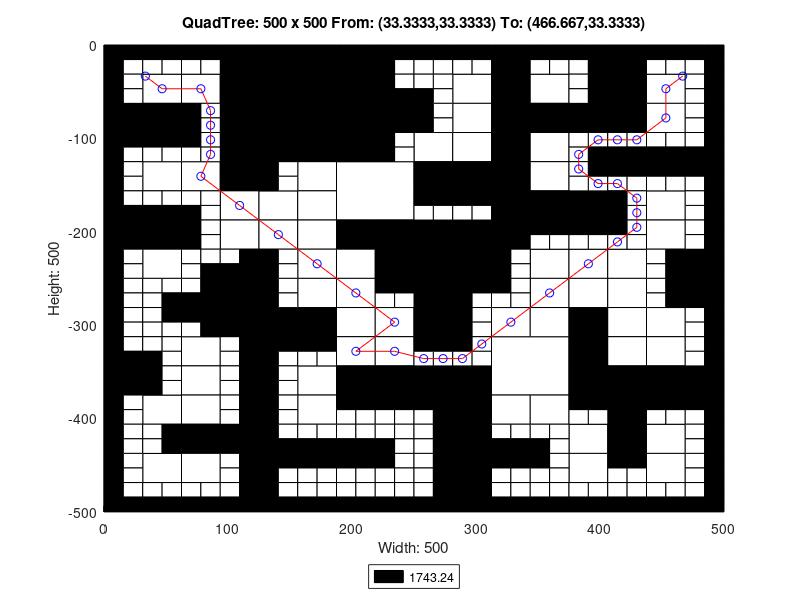

Source code (MATLAB):
axis([0 500 -500 0]);
title('QuadTree: 500 x 500 From: (33.3333,33.3333) To: (466.667,33.3333)');
xlabel('Width: 500');
ylabel('Height: 500');
rectangle('Position',[125 -62.5 62.5 62.5], 'FaceColor',[0 0 0]);
rectangle('Position',[125 -125 62.5 62.5], 'FaceColor',[0 0 0]);
rectangle('Position',[187.5 -187.5 62.5 62.5], 'FaceColor',[1 1 1]);
rectangle('Position',[250 -250 62.5 62.5], 'FaceColor',[0 0 0]);
rectangle('Position',[312.5 -375 62.5 62.5], 'FaceColor',[1 1 1]);
rectangle('Position',[31.25 -62.5 31.25 31.25], 'FaceColor',[1 1 1]);
rectangle('Position',[93.75 -31.25 31.25 31.25], 'FaceColor',[0 0 0]);
rectangle('Position',[62.5 -62.5 31.25 31.25], 'FaceColor',[1 1 1]);
rectangle('Position',[93.75 -62.5 31.25 31.25], 'FaceColor',[0 0 0]);
rectangle('Position',[0 -93.75 31.25 31.25], 'FaceColor',[0 0 0]);
rectangle('Position',[31.25 -93.75 31.25 31.25], 'FaceColor',[0 0 0]);
rectangle('Position',[93.75 -93.75 31.25 31.25], 'FaceColor',[0 0 0]);
rectangle('Position',[93.75 -125 31.25 31.25], 'FaceColor',[0 0 0]);
rectangle('Position',[187.5 -31.25 31.25 31.25], 'FaceColor',[0 0 0]);
rectangle('Position',[187.5 -62.5 31.25 31.25], 'FaceColor',[0 0 0]);
rectangle('Position',[187.5 -93.75 31.25 31.25], 'FaceColor',[0 0 0]);
rectangle('Position',[218.75 -93.75 31.25 31.25], 'FaceColor',[0 0 0]);
rectangle('Position',[187.5 -125 31.25 31.25], 'FaceColor',[0 0 0]);
rectangle('Position',[31.25 -156.25 31.25 31.25], 'FaceColor',[1 1 1]);
rectangle('Position',[62.5 -156.25 31.25 31.25], 'FaceColor',[1 1 1]);
rectangle('Position',[93.75 -156.25 31.25 31.25], 'FaceColor',[0 0 0]);
rectangle('Position',[93.75 -187.5 31.25 31.25], 'FaceColor',[1 1 1]);
rectangle('Position',[0 -218.75 31.25 31.25], 'FaceColor',[0 0 0]);
rectangle('Position',[31.25 -218.75 31.25 31.25], 'FaceColor',[0 0 0]);
rectangle('Position',[31.25 -250 31.25 31.25], 'FaceColor',[1 1 1]);
rectangle('Position',[93.75 -218.75 31.25 31.25], 'FaceColor',[1 1 1]);
rectangle('Position',[156.25 -156.25 31.25 31.25], 'FaceColor',[1 1 1]);
rectangle('Position',[125 -187.5 31.25 31.25], 'FaceColor',[1 1 1]);
rectangle('Position',[156.25 -187.5 31.25 31.25], 'FaceColor',[1 1 1]);
rectangle('Position',[125 -218.75 31.25 31.25], 'FaceColor',[1 1 1]);
rectangle('Position',[156.25 -218.75 31.25 31.25], 'FaceColor',[1 1 1]);
rectangle('Position',[156.25 -250 31.25 31.25], 'FaceColor',[1 1 1]);
rectangle('Position',[187.5 -218.75 31.25 31.25], 'FaceColor',[0 0 0]);
rectangle('Position',[218.75 -218.75 31.25 31.25], 'FaceColor',[0 0 0]);
rectangle('Position',[187.5 -250 31.25 31.25], 'FaceColor',[1 1 1]);
rectangle('Position',[218.75 -250 31.25 31.25], 'FaceColor',[0 0 0]);
rectangle('Position',[281.25 -62.5 31.25 31.25], 'FaceColor',[1 1 1]);
rectangle('Position',[312.5 -31.25 31.25 31.25], 'FaceColor',[0 0 0]);
rectangle('Position',[312.5 -62.5 31.25 31.25], 'FaceColor',[0 0 0]);
rectangle('Position',[343.75 -62.5 31.25 31.25], 'FaceColor',[1 1 1]);
rectangle('Position',[281.25 -93.75 31.25 31.25], 'FaceColor',[1 1 1]);
rectangle('Position',[250 -125 31.25 31.25], 'FaceColor',[1 1 1]);
rectangle('Position',[281.25 -125 31.25 31.25], 'FaceColor',[1 1 1]);
rectangle('Position',[312.5 -93.75 31.25 31.25], 'FaceColor',[0 0 0]);
rectangle('Position',[343.75 -93.75 31.25 31.25], 'FaceColor',[0 0 0]);
rectangle('Position',[312.5 -125 31.25 31.25], 'FaceColor',[0 0 0]);
rectangle('Position',[343.75 -125 31.25 31.25], 'FaceColor',[1 1 1]);
rectangle('Position',[406.25 -31.25 31.25 31.25], 'FaceColor',[0 0 0]);
rectangle('Position',[406.25 -62.5 31.25 31.25], 'FaceColor',[0 0 0]);
rectangle('Position',[437.5 -62.5 31.25 31.25], 'FaceColor',[1 1 1]);
rectangle('Position',[375 -93.75 31.25 31.25], 'FaceColor',[0 0 0]);
rectangle('Position',[406.25 -93.75 31.25 31.25], 'FaceColor',[0 0 0]);
rectangle('Position',[437.5 -93.75 31.25 31.25], 'FaceColor',[1 1 1]);
rectangle('Position',[250 -156.25 31.25 31.25], 'FaceColor',[0 0 0]);
rectangle('Position',[281.25 -156.25 31.25 31.25], 'FaceColor',[0 0 0]);
rectangle('Position',[312.5 -156.25 31.25 31.25], 'FaceColor',[0 0 0]);
rectangle('Position',[343.75 -156.25 31.25 31.25], 'FaceColor',[1 1 1]);
rectangle('Position',[312.5 -187.5 31.25 31.25], 'FaceColor',[0 0 0]);
rectangle('Position',[343.75 -187.5 31.25 31.25], 'FaceColor',[0 0 0]);
rectangle('Position',[312.5 -218.75 31.25 31.25], 'FaceColor',[0 0 0]);
rectangle('Position',[343.75 -250 31.25 31.25], 'FaceColor',[1 1 1]);
rectangle('Position',[375 -187.5 31.25 31.25], 'FaceColor',[0 0 0]);
rectangle('Position',[437.5 -187.5 31.25 31.25], 'FaceColor',[1 1 1]);
rectangle('Position',[375 -250 31.25 31.25], 'FaceColor',[1 1 1]);
rectangle('Position',[406.25 -250 31.25 31.25], 'FaceColor',[1 1 1]);
rectangle('Position',[437.5 -218.75 31.25 31.25], 'FaceColor',[1 1 1]);
rectangle('Position',[468.75 -250 31.25 31.25], 'FaceColor',[0 0 0]);
rectangle('Position',[93.75 -281.25 31.25 31.25], 'FaceColor',[0 0 0]);
rectangle('Position',[93.75 -312.5 31.25 31.25], 'FaceColor',[0 0 0]);
rectangle('Position',[0 -375 31.25 31.25], 'FaceColor',[0 0 0]);
rectangle('Position',[62.5 -343.75 31.25 31.25], 'FaceColor',[1 1 1]);
rectangle('Position',[62.5 -375 31.25 31.25], 'FaceColor',[1 1 1]);
rectangle('Position',[156.25 -281.25 31.25 31.25], 'FaceColor',[1 1 1]);
rectangle('Position',[125 -312.5 31.25 31.25], 'FaceColor',[0 0 0]);
rectangle('Position',[156.25 -312.5 31.25 31.25], 'FaceColor',[0 0 0]);
rectangle('Position',[187.5 -281.25 31.25 31.25], 'FaceColor',[1 1 1]);
rectangle('Position',[187.5 -312.5 31.25 31.25], 'FaceColor',[1 1 1]);
rectangle('Position',[218.75 -312.5 31.25 31.25], 'FaceColor',[1 1 1]);
rectangle('Position',[156.25 -375 31.25 31.25], 'FaceColor',[1 1 1]);
rectangle('Position',[187.5 -343.75 31.25 31.25], 'FaceColor',[1 1 1]);
rectangle('Position',[218.75 -343.75 31.25 31.25], 'FaceColor',[1 1 1]);
rectangle('Position',[187.5 -375 31.25 31.25], 'FaceColor',[0 0 0]);
rectangle('Position',[218.75 -375 31.25 31.25], 'FaceColor',[0 0 0]);
rectangle('Position',[31.25 -406.25 31.25 31.25], 'FaceColor',[1 1 1]);
rectangle('Position',[62.5 -406.25 31.25 31.25], 'FaceColor',[1 1 1]);
rectangle('Position',[62.5 -437.5 31.25 31.25], 'FaceColor',[0 0 0]);
rectangle('Position',[93.75 -437.5 31.25 31.25], 'FaceColor',[0 0 0]);
rectangle('Position',[31.25 -468.75 31.25 31.25], 'FaceColor',[1 1 1]);
rectangle('Position',[62.5 -468.75 31.25 31.25], 'FaceColor',[1 1 1]);
rectangle('Position',[156.25 -406.25 31.25 31.25], 'FaceColor',[1 1 1]);
rectangle('Position',[250 -281.25 31.25 31.25], 'FaceColor',[0 0 0]);
rectangle('Position',[250 -312.5 31.25 31.25], 'FaceColor',[0 0 0]);
rectangle('Position',[343.75 -281.25 31.25 31.25], 'FaceColor',[1 1 1]);
rectangle('Position',[312.5 -312.5 31.25 31.25], 'FaceColor',[1 1 1]);
rectangle('Position',[343.75 -312.5 31.25 31.25], 'FaceColor',[1 1 1]);
rectangle('Position',[250 -375 31.25 31.25], 'FaceColor',[0 0 0]);
rectangle('Position',[281.25 -375 31.25 31.25], 'FaceColor',[0 0 0]);
rectangle('Position',[375 -281.25 31.25 31.25], 'FaceColor',[1 1 1]);
rectangle('Position',[406.25 -281.25 31.25 31.25], 'FaceColor',[1 1 1]);
rectangle('Position',[375 -312.5 31.25 31.25], 'FaceColor',[0 0 0]);
rectangle('Position',[406.25 -312.5 31.25 31.25], 'FaceColor',[1 1 1]);
rectangle('Position',[468.75 -281.25 31.25 31.25], 'FaceColor',[0 0 0]);
rectangle('Position',[437.5 -312.5 31.25 31.25], 'FaceColor',[1 1 1]);
rectangle('Position',[375 -343.75 31.25 31.25], 'FaceColor',[0 0 0]);
rectangle('Position',[406.25 -343.75 31.25 31.25], 'FaceColor',[1 1 1]);
rectangle('Position',[375 -375 31.25 31.25], 'FaceColor',[0 0 0]);
rectangle('Position',[406.25 -375 31.25 31.25], 'FaceColor',[0 0 0]);
rectangle('Position',[437.5 -343.75 31.25 31.25], 'FaceColor',[1 1 1]);
rectangle('Position',[437.5 -375 31.25 31.25], 'FaceColor',[0 0 0]);
rectangle('Position',[468.75 -375 31.25 31.25], 'FaceColor',[0 0 0]);
rectangle('Position',[281.25 -406.25 31.25 31.25], 'FaceColor',[0 0 0]);
rectangle('Position',[281.25 -437.5 31.25 31.25], 'FaceColor',[0 0 0]);
rectangle('Position',[312.5 -406.25 31.25 31.25], 'FaceColor',[1 1 1]);
rectangle('Position',[343.75 -406.25 31.25 31.25], 'FaceColor',[1 1 1]);
rectangle('Position',[281.25 -468.75 31.25 31.25], 'FaceColor',[0 0 0]);
rectangle('Position',[281.25 -500 31.25 31.25], 'FaceColor',[0 0 0]);
rectangle('Position',[406.25 -406.25 31.25 31.25], 'FaceColor',[0 0 0]);
rectangle('Position',[375 -437.5 31.25 31.25], 'FaceColor',[1 1 1]);
rectangle('Position',[406.25 -437.5 31.25 31.25], 'FaceColor',[0 0 0]);
rectangle('Position',[437.5 -437.5 31.25 31.25], 'FaceColor',[1 1 1]);
rectangle('Position',[375 -468.75 31.25 31.25], 'FaceColor',[1 1 1]);
rectangle('Position',[437.5 -468.75 31.25 31.25], 'FaceColor',[1 1 1]);
rectangle('Position',[0 -15.625 15.625 15.625], 'FaceColor',[0 0 0]);
rectangle('Position',[15.625 -15.625 15.625 15.625], 'FaceColor',[0 0 0]);
rectangle('Position',[0 -31.25 15.625 15.625], 'FaceColor',[0 0 0]);
rectangle('Position',[15.625 -31.25 15.625 15.625], 'FaceColor',[1 1 1]);
rectangle('Position',[31.25 -15.625 15.625 15.625], 'FaceColor',[0 0 0]);
rectangle('Position',[46.875 -15.625 15.625 15.625], 'FaceColor',[0 0 0]);
rectangle('Position',[31.25 -31.25 15.625 15.625], 'FaceColor',[1 1 1]);
rectangle('Position',[46.875 -31.25 15.625 15.625], 'FaceColor',[1 1 1]);
rectangle('Position',[0 -46.875 15.625 15.625], 'FaceColor',[0 0 0]);
rectangle('Position',[15.625 -46.875 15.625 15.625], 'FaceColor',[1 1 1]);
rectangle('Position',[0 -62.5 15.625 15.625], 'FaceColor',[0 0 0]);
rectangle('Position',[15.625 -62.5 15.625 15.625], 'FaceColor',[1 1 1]);
rectangle('Position',[62.5 -15.625 15.625 15.625], 'FaceColor',[0 0 0]);
rectangle('Position',[78.125 -15.625 15.625 15.625], 'FaceColor',[0 0 0]);
rectangle('Position',[62.5 -31.25 15.625 15.625], 'FaceColor',[1 1 1]);
rectangle('Position',[78.125 -31.25 15.625 15.625], 'FaceColor',[1 1 1]);
rectangle('Position',[0 -109.375 15.625 15.625], 'FaceColor',[0 0 0]);
rectangle('Position',[15.625 -109.375 15.625 15.625], 'FaceColor',[0 0 0]);
rectangle('Position',[0 -125 15.625 15.625], 'FaceColor',[0 0 0]);
rectangle('Position',[15.625 -125 15.625 15.625], 'FaceColor',[1 1 1]);
rectangle('Position',[31.25 -109.375 15.625 15.625], 'FaceColor',[0 0 0]);
rectangle('Position',[46.875 -109.375 15.625 15.625], 'FaceColor',[0 0 0]);
rectangle('Position',[31.25 -125 15.625 15.625], 'FaceColor',[1 1 1]);
rectangle('Position',[46.875 -125 15.625 15.625], 'FaceColor',[1 1 1]);
rectangle('Position',[62.5 -78.125 15.625 15.625], 'FaceColor',[0 0 0]);
rectangle('Position',[78.125 -78.125 15.625 15.625], 'FaceColor',[1 1 1]);
rectangle('Position',[62.5 -93.75 15.625 15.625], 'FaceColor',[0 0 0]);
rectangle('Position',[78.125 -93.75 15.625 15.625], 'FaceColor',[1 1 1]);
rectangle('Position',[62.5 -109.375 15.625 15.625], 'FaceColor',[0 0 0]);
rectangle('Position',[78.125 -109.375 15.625 15.625], 'FaceColor',[1 1 1]);
rectangle('Position',[62.5 -125 15.625 15.625], 'FaceColor',[1 1 1]);
rectangle('Position',[78.125 -125 15.625 15.625], 'FaceColor',[1 1 1]);
rectangle('Position',[218.75 -15.625 15.625 15.625], 'FaceColor',[0 0 0]);
rectangle('Position',[234.375 -15.625 15.625 15.625], 'FaceColor',[0 0 0]);
rectangle('Position',[218.75 -31.25 15.625 15.625], 'FaceColor',[0 0 0]);
rectangle('Position',[234.375 -31.25 15.625 15.625], 'FaceColor',[1 1 1]);
rectangle('Position',[218.75 -46.875 15.625 15.625], 'FaceColor',[0 0 0]);
rectangle('Position',[234.375 -46.875 15.625 15.625], 'FaceColor',[1 1 1]);
rectangle('Position',[218.75 -62.5 15.625 15.625], 'FaceColor',[0 0 0]);
rectangle('Position',[234.375 -62.5 15.625 15.625], 'FaceColor',[0 0 0]);
rectangle('Position',[218.75 -109.375 15.625 15.625], 'FaceColor',[0 0 0]);
rectangle('Position',[234.375 -109.375 15.625 15.625], 'FaceColor',[1 1 1]);
rectangle('Position',[218.75 -125 15.625 15.625], 'FaceColor',[0 0 0]);
rectangle('Position',[234.375 -125 15.625 15.625], 'FaceColor',[1 1 1]);
rectangle('Position',[0 -140.625 15.625 15.625], 'FaceColor',[0 0 0]);
rectangle('Position',[15.625 -140.625 15.625 15.625], 'FaceColor',[1 1 1]);
rectangle('Position',[0 -156.25 15.625 15.625], 'FaceColor',[0 0 0]);
rectangle('Position',[15.625 -156.25 15.625 15.625], 'FaceColor',[1 1 1]);
rectangle('Position',[0 -171.875 15.625 15.625], 'FaceColor',[0 0 0]);
rectangle('Position',[15.625 -171.875 15.625 15.625], 'FaceColor',[1 1 1]);
rectangle('Position',[0 -187.5 15.625 15.625], 'FaceColor',[0 0 0]);
rectangle('Position',[15.625 -187.5 15.625 15.625], 'FaceColor',[0 0 0]);
rectangle('Position',[31.25 -171.875 15.625 15.625], 'FaceColor',[1 1 1]);
rectangle('Position',[46.875 -171.875 15.625 15.625], 'FaceColor',[1 1 1]);
rectangle('Position',[31.25 -187.5 15.625 15.625], 'FaceColor',[0 0 0]);
rectangle('Position',[46.875 -187.5 15.625 15.625], 'FaceColor',[0 0 0]);
rectangle('Position',[62.5 -171.875 15.625 15.625], 'FaceColor',[1 1 1]);
rectangle('Position',[78.125 -171.875 15.625 15.625], 'FaceColor',[1 1 1]);
rectangle('Position',[62.5 -187.5 15.625 15.625], 'FaceColor',[0 0 0]);
rectangle('Position',[78.125 -187.5 15.625 15.625], 'FaceColor',[1 1 1]);
rectangle('Position',[0 -234.375 15.625 15.625], 'FaceColor',[0 0 0]);
rectangle('Position',[15.625 -234.375 15.625 15.625], 'FaceColor',[1 1 1]);
rectangle('Position',[0 -250 15.625 15.625], 'FaceColor',[0 0 0]);
rectangle('Position',[15.625 -250 15.625 15.625], 'FaceColor',[1 1 1]);
rectangle('Position',[62.5 -203.125 15.625 15.625], 'FaceColor',[0 0 0]);
rectangle('Position',[78.125 -203.125 15.625 15.625], 'FaceColor',[1 1 1]);
rectangle('Position',[62.5 -218.75 15.625 15.625], 'FaceColor',[0 0 0]);
rectangle('Position',[78.125 -218.75 15.625 15.625], 'FaceColor',[1 1 1]);
rectangle('Position',[62.5 -234.375 15.625 15.625], 'FaceColor',[1 1 1]);
rectangle('Position',[78.125 -234.375 15.625 15.625], 'FaceColor',[1 1 1]);
rectangle('Position',[62.5 -250 15.625 15.625], 'FaceColor',[1 1 1]);
rectangle('Position',[78.125 -250 15.625 15.625], 'FaceColor',[0 0 0]);
rectangle('Position',[93.75 -234.375 15.625 15.625], 'FaceColor',[1 1 1]);
rectangle('Position',[109.375 -234.375 15.625 15.625], 'FaceColor',[0 0 0]);
rectangle('Position',[93.75 -250 15.625 15.625], 'FaceColor',[0 0 0]);
rectangle('Position',[109.375 -250 15.625 15.625], 'FaceColor',[0 0 0]);
rectangle('Position',[125 -140.625 15.625 15.625], 'FaceColor',[0 0 0]);
rectangle('Position',[140.625 -140.625 15.625 15.625], 'FaceColor',[1 1 1]);
rectangle('Position',[125 -156.25 15.625 15.625], 'FaceColor',[0 0 0]);
rectangle('Position',[140.625 -156.25 15.625 15.625], 'FaceColor',[1 1 1]);
rectangle('Position',[125 -234.375 15.625 15.625], 'FaceColor',[0 0 0]);
rectangle('Position',[140.625 -234.375 15.625 15.625], 'FaceColor',[1 1 1]);
rectangle('Position',[125 -250 15.625 15.625], 'FaceColor',[0 0 0]);
rectangle('Position',[140.625 -250 15.625 15.625], 'FaceColor',[1 1 1]);
rectangle('Position',[250 -15.625 15.625 15.625], 'FaceColor',[0 0 0]);
rectangle('Position',[265.625 -15.625 15.625 15.625], 'FaceColor',[0 0 0]);
rectangle('Position',[250 -31.25 15.625 15.625], 'FaceColor',[1 1 1]);
rectangle('Position',[265.625 -31.25 15.625 15.625], 'FaceColor',[1 1 1]);
rectangle('Position',[281.25 -15.625 15.625 15.625], 'FaceColor',[0 0 0]);
rectangle('Position',[296.875 -15.625 15.625 15.625], 'FaceColor',[0 0 0]);
rectangle('Position',[281.25 -31.25 15.625 15.625], 'FaceColor',[1 1 1]);
rectangle('Position',[296.875 -31.25 15.625 15.625], 'FaceColor',[1 1 1]);
rectangle('Position',[250 -46.875 15.625 15.625], 'FaceColor',[1 1 1]);
rectangle('Position',[265.625 -46.875 15.625 15.625], 'FaceColor',[1 1 1]);
rectangle('Position',[250 -62.5 15.625 15.625], 'FaceColor',[0 0 0]);
rectangle('Position',[265.625 -62.5 15.625 15.625], 'FaceColor',[1 1 1]);
rectangle('Position',[343.75 -15.625 15.625 15.625], 'FaceColor',[0 0 0]);
rectangle('Position',[359.375 -15.625 15.625 15.625], 'FaceColor',[0 0 0]);
rectangle('Position',[343.75 -31.25 15.625 15.625], 'FaceColor',[1 1 1]);
rectangle('Position',[359.375 -31.25 15.625 15.625], 'FaceColor',[1 1 1]);
rectangle('Position',[250 -78.125 15.625 15.625], 'FaceColor',[0 0 0]);
rectangle('Position',[265.625 -78.125 15.625 15.625], 'FaceColor',[1 1 1]);
rectangle('Position',[250 -93.75 15.625 15.625], 'FaceColor',[0 0 0]);
rectangle('Position',[265.625 -93.75 15.625 15.625], 'FaceColor',[1 1 1]);
rectangle('Position',[375 -15.625 15.625 15.625], 'FaceColor',[0 0 0]);
rectangle('Position',[390.625 -15.625 15.625 15.625], 'FaceColor',[0 0 0]);
rectangle('Position',[375 -31.25 15.625 15.625], 'FaceColor',[1 1 1]);
rectangle('Position',[390.625 -31.25 15.625 15.625], 'FaceColor',[0 0 0]);
rectangle('Position',[375 -46.875 15.625 15.625], 'FaceColor',[1 1 1]);
rectangle('Position',[390.625 -46.875 15.625 15.625], 'FaceColor',[0 0 0]);
rectangle('Position',[375 -62.5 15.625 15.625], 'FaceColor',[1 1 1]);
rectangle('Position',[390.625 -62.5 15.625 15.625], 'FaceColor',[0 0 0]);
rectangle('Position',[437.5 -15.625 15.625 15.625], 'FaceColor',[0 0 0]);
rectangle('Position',[453.125 -15.625 15.625 15.625], 'FaceColor',[0 0 0]);
rectangle('Position',[437.5 -31.25 15.625 15.625], 'FaceColor',[1 1 1]);
rectangle('Position',[453.125 -31.25 15.625 15.625], 'FaceColor',[1 1 1]);
rectangle('Position',[468.75 -15.625 15.625 15.625], 'FaceColor',[0 0 0]);
rectangle('Position',[484.375 -15.625 15.625 15.625], 'FaceColor',[0 0 0]);
rectangle('Position',[468.75 -31.25 15.625 15.625], 'FaceColor',[1 1 1]);
rectangle('Position',[484.375 -31.25 15.625 15.625], 'FaceColor',[0 0 0]);
rectangle('Position',[468.75 -46.875 15.625 15.625], 'FaceColor',[1 1 1]);
rectangle('Position',[484.375 -46.875 15.625 15.625], 'FaceColor',[0 0 0]);
rectangle('Position',[468.75 -62.5 15.625 15.625], 'FaceColor',[1 1 1]);
rectangle('Position',[484.375 -62.5 15.625 15.625], 'FaceColor',[0 0 0]);
rectangle('Position',[375 -109.375 15.625 15.625], 'FaceColor',[1 1 1]);
rectangle('Position',[390.625 -109.375 15.625 15.625], 'FaceColor',[1 1 1]);
rectangle('Position',[375 -125 15.625 15.625], 'FaceColor',[1 1 1]);
rectangle('Position',[390.625 -125 15.625 15.625], 'FaceColor',[0 0 0]);
rectangle('Position',[406.25 -109.375 15.625 15.625], 'FaceColor',[1 1 1]);
rectangle('Position',[421.875 -109.375 15.625 15.625], 'FaceColor',[1 1 1]);
rectangle('Position',[406.25 -125 15.625 15.625], 'FaceColor',[0 0 0]);
rectangle('Position',[421.875 -125 15.625 15.625], 'FaceColor',[0 0 0]);
rectangle('Position',[468.75 -78.125 15.625 15.625], 'FaceColor',[1 1 1]);
rectangle('Position',[484.375 -78.125 15.625 15.625], 'FaceColor',[0 0 0]);
rectangle('Position',[468.75 -93.75 15.625 15.625], 'FaceColor',[1 1 1]);
rectangle('Position',[484.375 -93.75 15.625 15.625], 'FaceColor',[0 0 0]);
rectangle('Position',[437.5 -109.375 15.625 15.625], 'FaceColor',[1 1 1]);
rectangle('Position',[453.125 -109.375 15.625 15.625], 'FaceColor',[1 1 1]);
rectangle('Position',[437.5 -125 15.625 15.625], 'FaceColor',[0 0 0]);
rectangle('Position',[453.125 -125 15.625 15.625], 'FaceColor',[0 0 0]);
rectangle('Position',[468.75 -109.375 15.625 15.625], 'FaceColor',[1 1 1]);
rectangle('Position',[484.375 -109.375 15.625 15.625], 'FaceColor',[0 0 0]);
rectangle('Position',[468.75 -125 15.625 15.625], 'FaceColor',[0 0 0]);
rectangle('Position',[484.375 -125 15.625 15.625], 'FaceColor',[0 0 0]);
rectangle('Position',[250 -171.875 15.625 15.625], 'FaceColor',[0 0 0]);
rectangle('Position',[265.625 -171.875 15.625 15.625], 'FaceColor',[0 0 0]);
rectangle('Position',[250 -187.5 15.625 15.625], 'FaceColor',[1 1 1]);
rectangle('Position',[265.625 -187.5 15.625 15.625], 'FaceColor',[1 1 1]);
rectangle('Position',[281.25 -171.875 15.625 15.625], 'FaceColor',[0 0 0]);
rectangle('Position',[296.875 -171.875 15.625 15.625], 'FaceColor',[0 0 0]);
rectangle('Position',[281.25 -187.5 15.625 15.625], 'FaceColor',[1 1 1]);
rectangle('Position',[296.875 -187.5 15.625 15.625], 'FaceColor',[1 1 1]);
rectangle('Position',[343.75 -203.125 15.625 15.625], 'FaceColor',[0 0 0]);
rectangle('Position',[359.375 -203.125 15.625 15.625], 'FaceColor',[0 0 0]);
rectangle('Position',[343.75 -218.75 15.625 15.625], 'FaceColor',[1 1 1]);
rectangle('Position',[359.375 -218.75 15.625 15.625], 'FaceColor',[1 1 1]);
rectangle('Position',[312.5 -234.375 15.625 15.625], 'FaceColor',[0 0 0]);
rectangle('Position',[328.125 -234.375 15.625 15.625], 'FaceColor',[1 1 1]);
rectangle('Position',[312.5 -250 15.625 15.625], 'FaceColor',[0 0 0]);
rectangle('Position',[328.125 -250 15.625 15.625], 'FaceColor',[1 1 1]);
rectangle('Position',[375 -140.625 15.625 15.625], 'FaceColor',[1 1 1]);
rectangle('Position',[390.625 -140.625 15.625 15.625], 'FaceColor',[0 0 0]);
rectangle('Position',[375 -156.25 15.625 15.625], 'FaceColor',[1 1 1]);
rectangle('Position',[390.625 -156.25 15.625 15.625], 'FaceColor',[1 1 1]);
rectangle('Position',[406.25 -140.625 15.625 15.625], 'FaceColor',[0 0 0]);
rectangle('Position',[421.875 -140.625 15.625 15.625], 'FaceColor',[0 0 0]);
rectangle('Position',[406.25 -156.25 15.625 15.625], 'FaceColor',[1 1 1]);
rectangle('Position',[421.875 -156.25 15.625 15.625], 'FaceColor',[1 1 1]);
rectangle('Position',[406.25 -171.875 15.625 15.625], 'FaceColor',[0 0 0]);
rectangle('Position',[421.875 -171.875 15.625 15.625], 'FaceColor',[1 1 1]);
rectangle('Position',[406.25 -187.5 15.625 15.625], 'FaceColor',[0 0 0]);
rectangle('Position',[421.875 -187.5 15.625 15.625], 'FaceColor',[1 1 1]);
rectangle('Position',[437.5 -140.625 15.625 15.625], 'FaceColor',[0 0 0]);
rectangle('Position',[453.125 -140.625 15.625 15.625], 'FaceColor',[0 0 0]);
rectangle('Position',[437.5 -156.25 15.625 15.625], 'FaceColor',[1 1 1]);
rectangle('Position',[453.125 -156.25 15.625 15.625], 'FaceColor',[1 1 1]);
rectangle('Position',[468.75 -140.625 15.625 15.625], 'FaceColor',[0 0 0]);
rectangle('Position',[484.375 -140.625 15.625 15.625], 'FaceColor',[0 0 0]);
rectangle('Position',[468.75 -156.25 15.625 15.625], 'FaceColor',[1 1 1]);
rectangle('Position',[484.375 -156.25 15.625 15.625], 'FaceColor',[0 0 0]);
rectangle('Position',[468.75 -171.875 15.625 15.625], 'FaceColor',[1 1 1]);
rectangle('Position',[484.375 -171.875 15.625 15.625], 'FaceColor',[0 0 0]);
rectangle('Position',[468.75 -187.5 15.625 15.625], 'FaceColor',[1 1 1]);
rectangle('Position',[484.375 -187.5 15.625 15.625], 'FaceColor',[0 0 0]);
rectangle('Position',[375 -203.125 15.625 15.625], 'FaceColor',[0 0 0]);
rectangle('Position',[390.625 -203.125 15.625 15.625], 'FaceColor',[0 0 0]);
rectangle('Position',[375 -218.75 15.625 15.625], 'FaceColor',[1 1 1]);
rectangle('Position',[390.625 -218.75 15.625 15.625], 'FaceColor',[1 1 1]);
rectangle('Position',[406.25 -203.125 15.625 15.625], 'FaceColor',[0 0 0]);
rectangle('Position',[421.875 -203.125 15.625 15.625], 'FaceColor',[1 1 1]);
rectangle('Position',[406.25 -218.75 15.625 15.625], 'FaceColor',[1 1 1]);
rectangle('Position',[421.875 -218.75 15.625 15.625], 'FaceColor',[1 1 1]);
rectangle('Position',[468.75 -203.125 15.625 15.625], 'FaceColor',[1 1 1]);
rectangle('Position',[484.375 -203.125 15.625 15.625], 'FaceColor',[0 0 0]);
rectangle('Position',[468.75 -218.75 15.625 15.625], 'FaceColor',[1 1 1]);
rectangle('Position',[484.375 -218.75 15.625 15.625], 'FaceColor',[0 0 0]);
rectangle('Position',[437.5 -234.375 15.625 15.625], 'FaceColor',[1 1 1]);
rectangle('Position',[453.125 -234.375 15.625 15.625], 'FaceColor',[0 0 0]);
rectangle('Position',[437.5 -250 15.625 15.625], 'FaceColor',[1 1 1]);
rectangle('Position',[453.125 -250 15.625 15.625], 'FaceColor',[0 0 0]);
rectangle('Position',[0 -265.625 15.625 15.625], 'FaceColor',[0 0 0]);
rectangle('Position',[15.625 -265.625 15.625 15.625], 'FaceColor',[1 1 1]);
rectangle('Position',[0 -281.25 15.625 15.625], 'FaceColor',[0 0 0]);
rectangle('Position',[15.625 -281.25 15.625 15.625], 'FaceColor',[1 1 1]);
rectangle('Position',[31.25 -265.625 15.625 15.625], 'FaceColor',[1 1 1]);
rectangle('Position',[46.875 -265.625 15.625 15.625], 'FaceColor',[1 1 1]);
rectangle('Position',[31.25 -281.25 15.625 15.625], 'FaceColor',[1 1 1]);
rectangle('Position',[46.875 -281.25 15.625 15.625], 'FaceColor',[0 0 0]);
rectangle('Position',[0 -296.875 15.625 15.625], 'FaceColor',[0 0 0]);
rectangle('Position',[15.625 -296.875 15.625 15.625], 'FaceColor',[1 1 1]);
rectangle('Position',[0 -312.5 15.625 15.625], 'FaceColor',[0 0 0]);
rectangle('Position',[15.625 -312.5 15.625 15.625], 'FaceColor',[1 1 1]);
rectangle('Position',[31.25 -296.875 15.625 15.625], 'FaceColor',[1 1 1]);
rectangle('Position',[46.875 -296.875 15.625 15.625], 'FaceColor',[0 0 0]);
rectangle('Position',[31.25 -312.5 15.625 15.625], 'FaceColor',[1 1 1]);
rectangle('Position',[46.875 -312.5 15.625 15.625], 'FaceColor',[1 1 1]);
rectangle('Position',[62.5 -265.625 15.625 15.625], 'FaceColor',[1 1 1]);
rectangle('Position',[78.125 -265.625 15.625 15.625], 'FaceColor',[0 0 0]);
rectangle('Position',[62.5 -281.25 15.625 15.625], 'FaceColor',[0 0 0]);
rectangle('Position',[78.125 -281.25 15.625 15.625], 'FaceColor',[0 0 0]);
rectangle('Position',[62.5 -296.875 15.625 15.625], 'FaceColor',[0 0 0]);
rectangle('Position',[78.125 -296.875 15.625 15.625], 'FaceColor',[0 0 0]);
rectangle('Position',[62.5 -312.5 15.625 15.625], 'FaceColor',[1 1 1]);
rectangle('Position',[78.125 -312.5 15.625 15.625], 'FaceColor',[0 0 0]);
rectangle('Position',[0 -328.125 15.625 15.625], 'FaceColor',[0 0 0]);
rectangle('Position',[15.625 -328.125 15.625 15.625], 'FaceColor',[1 1 1]);
rectangle('Position',[0 -343.75 15.625 15.625], 'FaceColor',[0 0 0]);
rectangle('Position',[15.625 -343.75 15.625 15.625], 'FaceColor',[0 0 0]);
rectangle('Position',[31.25 -328.125 15.625 15.625], 'FaceColor',[1 1 1]);
rectangle('Position',[46.875 -328.125 15.625 15.625], 'FaceColor',[1 1 1]);
rectangle('Position',[31.25 -343.75 15.625 15.625], 'FaceColor',[0 0 0]);
rectangle('Position',[46.875 -343.75 15.625 15.625], 'FaceColor',[1 1 1]);
rectangle('Position',[31.25 -359.375 15.625 15.625], 'FaceColor',[0 0 0]);
rectangle('Position',[46.875 -359.375 15.625 15.625], 'FaceColor',[1 1 1]);
rectangle('Position',[31.25 -375 15.625 15.625], 'FaceColor',[0 0 0]);
rectangle('Position',[46.875 -375 15.625 15.625], 'FaceColor',[1 1 1]);
rectangle('Position',[93.75 -328.125 15.625 15.625], 'FaceColor',[1 1 1]);
rectangle('Position',[109.375 -328.125 15.625 15.625], 'FaceColor',[0 0 0]);
rectangle('Position',[93.75 -343.75 15.625 15.625], 'FaceColor',[1 1 1]);
rectangle('Position',[109.375 -343.75 15.625 15.625], 'FaceColor',[0 0 0]);
rectangle('Position',[93.75 -359.375 15.625 15.625], 'FaceColor',[1 1 1]);
rectangle('Position',[109.375 -359.375 15.625 15.625], 'FaceColor',[0 0 0]);
rectangle('Position',[93.75 -375 15.625 15.625], 'FaceColor',[1 1 1]);
rectangle('Position',[109.375 -375 15.625 15.625], 'FaceColor',[0 0 0]);
rectangle('Position',[125 -265.625 15.625 15.625], 'FaceColor',[0 0 0]);
rectangle('Position',[140.625 -265.625 15.625 15.625], 'FaceColor',[1 1 1]);
rectangle('Position',[125 -281.25 15.625 15.625], 'FaceColor',[0 0 0]);
rectangle('Position',[140.625 -281.25 15.625 15.625], 'FaceColor',[1 1 1]);
rectangle('Position',[218.75 -265.625 15.625 15.625], 'FaceColor',[0 0 0]);
rectangle('Position',[234.375 -265.625 15.625 15.625], 'FaceColor',[0 0 0]);
rectangle('Position',[218.75 -281.25 15.625 15.625], 'FaceColor',[1 1 1]);
rectangle('Position',[234.375 -281.25 15.625 15.625], 'FaceColor',[1 1 1]);
rectangle('Position',[125 -328.125 15.625 15.625], 'FaceColor',[0 0 0]);
rectangle('Position',[140.625 -328.125 15.625 15.625], 'FaceColor',[0 0 0]);
rectangle('Position',[125 -343.75 15.625 15.625], 'FaceColor',[0 0 0]);
rectangle('Position',[140.625 -343.75 15.625 15.625], 'FaceColor',[1 1 1]);
rectangle('Position',[156.25 -328.125 15.625 15.625], 'FaceColor',[0 0 0]);
rectangle('Position',[171.875 -328.125 15.625 15.625], 'FaceColor',[0 0 0]);
rectangle('Position',[156.25 -343.75 15.625 15.625], 'FaceColor',[1 1 1]);
rectangle('Position',[171.875 -343.75 15.625 15.625], 'FaceColor',[1 1 1]);
rectangle('Position',[125 -359.375 15.625 15.625], 'FaceColor',[0 0 0]);
rectangle('Position',[140.625 -359.375 15.625 15.625], 'FaceColor',[1 1 1]);
rectangle('Position',[125 -375 15.625 15.625], 'FaceColor',[0 0 0]);
rectangle('Position',[140.625 -375 15.625 15.625], 'FaceColor',[1 1 1]);
rectangle('Position',[0 -390.625 15.625 15.625], 'FaceColor',[0 0 0]);
rectangle('Position',[15.625 -390.625 15.625 15.625], 'FaceColor',[1 1 1]);
rectangle('Position',[0 -406.25 15.625 15.625], 'FaceColor',[0 0 0]);
rectangle('Position',[15.625 -406.25 15.625 15.625], 'FaceColor',[1 1 1]);
rectangle('Position',[0 -421.875 15.625 15.625], 'FaceColor',[0 0 0]);
rectangle('Position',[15.625 -421.875 15.625 15.625], 'FaceColor',[1 1 1]);
rectangle('Position',[0 -437.5 15.625 15.625], 'FaceColor',[0 0 0]);
rectangle('Position',[15.625 -437.5 15.625 15.625], 'FaceColor',[1 1 1]);
rectangle('Position',[31.25 -421.875 15.625 15.625], 'FaceColor',[1 1 1]);
rectangle('Position',[46.875 -421.875 15.625 15.625], 'FaceColor',[0 0 0]);
rectangle('Position',[31.25 -437.5 15.625 15.625], 'FaceColor',[1 1 1]);
rectangle('Position',[46.875 -437.5 15.625 15.625], 'FaceColor',[0 0 0]);
rectangle('Position',[93.75 -390.625 15.625 15.625], 'FaceColor',[1 1 1]);
rectangle('Position',[109.375 -390.625 15.625 15.625], 'FaceColor',[0 0 0]);
rectangle('Position',[93.75 -406.25 15.625 15.625], 'FaceColor',[1 1 1]);
rectangle('Position',[109.375 -406.25 15.625 15.625], 'FaceColor',[0 0 0]);
rectangle('Position',[0 -453.125 15.625 15.625], 'FaceColor',[0 0 0]);
rectangle('Position',[15.625 -453.125 15.625 15.625], 'FaceColor',[1 1 1]);
rectangle('Position',[0 -468.75 15.625 15.625], 'FaceColor',[0 0 0]);
rectangle('Position',[15.625 -468.75 15.625 15.625], 'FaceColor',[1 1 1]);
rectangle('Position',[0 -484.375 15.625 15.625], 'FaceColor',[0 0 0]);
rectangle('Position',[15.625 -484.375 15.625 15.625], 'FaceColor',[1 1 1]);
rectangle('Position',[0 -500 15.625 15.625], 'FaceColor',[0 0 0]);
rectangle('Position',[15.625 -500 15.625 15.625], 'FaceColor',[0 0 0]);
rectangle('Position',[31.25 -484.375 15.625 15.625], 'FaceColor',[1 1 1]);
rectangle('Position',[46.875 -484.375 15.625 15.625], 'FaceColor',[1 1 1]);
rectangle('Position',[31.25 -500 15.625 15.625], 'FaceColor',[0 0 0]);
rectangle('Position',[46.875 -500 15.625 15.625], 'FaceColor',[0 0 0]);
rectangle('Position',[93.75 -453.125 15.625 15.625], 'FaceColor',[1 1 1]);
rectangle('Position',[109.375 -453.125 15.625 15.625], 'FaceColor',[0 0 0]);
rectangle('Position',[93.75 -468.75 15.625 15.625], 'FaceColor',[1 1 1]);
rectangle('Position',[109.375 -468.75 15.625 15.625], 'FaceColor',[0 0 0]);
rectangle('Position',[62.5 -484.375 15.625 15.625], 'FaceColor',[1 1 1]);
rectangle('Position',[78.125 -484.375 15.625 15.625], 'FaceColor',[1 1 1]);
rectangle('Position',[62.5 -500 15.625 15.625], 'FaceColor',[0 0 0]);
rectangle('Position',[78.125 -500 15.625 15.625], 'FaceColor',[0 0 0]);
rectangle('Position',[93.75 -484.375 15.625 15.625], 'FaceColor',[1 1 1]);
rectangle('Position',[109.375 -484.375 15.625 15.625], 'FaceColor',[0 0 0]);
rectangle('Position',[93.75 -500 15.625 15.625], 'FaceColor',[0 0 0]);
rectangle('Position',[109.375 -500 15.625 15.625], 'FaceColor',[0 0 0]);
rectangle('Position',[125 -390.625 15.625 15.625], 'FaceColor',[0 0 0]);
rectangle('Position',[140.625 -390.625 15.625 15.625], 'FaceColor',[1 1 1]);
rectangle('Position',[125 -406.25 15.625 15.625], 'FaceColor',[0 0 0]);
rectangle('Position',[140.625 -406.25 15.625 15.625], 'FaceColor',[1 1 1]);
rectangle('Position',[125 -421.875 15.625 15.625], 'FaceColor',[0 0 0]);
rectangle('Position',[140.625 -421.875 15.625 15.625], 'FaceColor',[1 1 1]);
rectangle('Position',[125 -437.5 15.625 15.625], 'FaceColor',[0 0 0]);
rectangle('Position',[140.625 -437.5 15.625 15.625], 'FaceColor',[0 0 0]);
rectangle('Position',[156.25 -421.875 15.625 15.625], 'FaceColor',[1 1 1]);
rectangle('Position',[171.875 -421.875 15.625 15.625], 'FaceColor',[1 1 1]);
rectangle('Position',[156.25 -437.5 15.625 15.625], 'FaceColor',[0 0 0]);
rectangle('Position',[171.875 -437.5 15.625 15.625], 'FaceColor',[0 0 0]);
rectangle('Position',[187.5 -390.625 15.625 15.625], 'FaceColor',[0 0 0]);
rectangle('Position',[203.125 -390.625 15.625 15.625], 'FaceColor',[0 0 0]);
rectangle('Position',[187.5 -406.25 15.625 15.625], 'FaceColor',[1 1 1]);
rectangle('Position',[203.125 -406.25 15.625 15.625], 'FaceColor',[1 1 1]);
rectangle('Position',[218.75 -390.625 15.625 15.625], 'FaceColor',[0 0 0]);
rectangle('Position',[234.375 -390.625 15.625 15.625], 'FaceColor',[0 0 0]);
rectangle('Position',[218.75 -406.25 15.625 15.625], 'FaceColor',[1 1 1]);
rectangle('Position',[234.375 -406.25 15.625 15.625], 'FaceColor',[1 1 1]);
rectangle('Position',[187.5 -421.875 15.625 15.625], 'FaceColor',[1 1 1]);
rectangle('Position',[203.125 -421.875 15.625 15.625], 'FaceColor',[1 1 1]);
rectangle('Position',[187.5 -437.5 15.625 15.625], 'FaceColor',[0 0 0]);
rectangle('Position',[203.125 -437.5 15.625 15.625], 'FaceColor',[0 0 0]);
rectangle('Position',[218.75 -421.875 15.625 15.625], 'FaceColor',[1 1 1]);
rectangle('Position',[234.375 -421.875 15.625 15.625], 'FaceColor',[1 1 1]);
rectangle('Position',[218.75 -437.5 15.625 15.625], 'FaceColor',[0 0 0]);
rectangle('Position',[234.375 -437.5 15.625 15.625], 'FaceColor',[1 1 1]);
rectangle('Position',[125 -453.125 15.625 15.625], 'FaceColor',[0 0 0]);
rectangle('Position',[140.625 -453.125 15.625 15.625], 'FaceColor',[0 0 0]);
rectangle('Position',[125 -468.75 15.625 15.625], 'FaceColor',[0 0 0]);
rectangle('Position',[140.625 -468.75 15.625 15.625], 'FaceColor',[1 1 1]);
rectangle('Position',[156.25 -453.125 15.625 15.625], 'FaceColor',[0 0 0]);
rectangle('Position',[171.875 -453.125 15.625 15.625], 'FaceColor',[0 0 0]);
rectangle('Position',[156.25 -468.75 15.625 15.625], 'FaceColor',[1 1 1]);
rectangle('Position',[171.875 -468.75 15.625 15.625], 'FaceColor',[1 1 1]);
rectangle('Position',[125 -484.375 15.625 15.625], 'FaceColor',[0 0 0]);
rectangle('Position',[140.625 -484.375 15.625 15.625], 'FaceColor',[1 1 1]);
rectangle('Position',[125 -500 15.625 15.625], 'FaceColor',[0 0 0]);
rectangle('Position',[140.625 -500 15.625 15.625], 'FaceColor',[0 0 0]);
rectangle('Position',[156.25 -484.375 15.625 15.625], 'FaceColor',[1 1 1]);
rectangle('Position',[171.875 -484.375 15.625 15.625], 'FaceColor',[1 1 1]);
rectangle('Position',[156.25 -500 15.625 15.625], 'FaceColor',[0 0 0]);
rectangle('Position',[171.875 -500 15.625 15.625], 'FaceColor',[0 0 0]);
rectangle('Position',[187.5 -453.125 15.625 15.625], 'FaceColor',[0 0 0]);
rectangle('Position',[203.125 -453.125 15.625 15.625], 'FaceColor',[0 0 0]);
rectangle('Position',[187.5 -468.75 15.625 15.625], 'FaceColor',[1 1 1]);
rectangle('Position',[203.125 -468.75 15.625 15.625], 'FaceColor',[1 1 1]);
rectangle('Position',[218.75 -453.125 15.625 15.625], 'FaceColor',[0 0 0]);
rectangle('Position',[234.375 -453.125 15.625 15.625], 'FaceColor',[1 1 1]);
rectangle('Position',[218.75 -468.75 15.625 15.625], 'FaceColor',[1 1 1]);
rectangle('Position',[234.375 -468.75 15.625 15.625], 'FaceColor',[1 1 1]);
rectangle('Position',[187.5 -484.375 15.625 15.625], 'FaceColor',[1 1 1]);
rectangle('Position',[203.125 -484.375 15.625 15.625], 'FaceColor',[1 1 1]);
rectangle('Position',[187.5 -500 15.625 15.625], 'FaceColor',[0 0 0]);
rectangle('Position',[203.125 -500 15.625 15.625], 'FaceColor',[0 0 0]);
rectangle('Position',[218.75 -484.375 15.625 15.625], 'FaceColor',[1 1 1]);
rectangle('Position',[234.375 -484.375 15.625 15.625], 'FaceColor',[1 1 1]);
rectangle('Position',[218.75 -500 15.625 15.625], 'FaceColor',[0 0 0]);
rectangle('Position',[234.375 -500 15.625 15.625], 'FaceColor',[0 0 0]);
rectangle('Position',[281.25 -265.625 15.625 15.625], 'FaceColor',[0 0 0]);
rectangle('Position',[296.875 -265.625 15.625 15.625], 'FaceColor',[0 0 0]);
rectangle('Position',[281.25 -281.25 15.625 15.625], 'FaceColor',[0 0 0]);
rectangle('Position',[296.875 -281.25 15.625 15.625], 'FaceColor',[1 1 1]);
rectangle('Position',[281.25 -296.875 15.625 15.625], 'FaceColor',[0 0 0]);
rectangle('Position',[296.875 -296.875 15.625 15.625], 'FaceColor',[1 1 1]);
rectangle('Position',[281.25 -312.5 15.625 15.625], 'FaceColor',[0 0 0]);
rectangle('Position',[296.875 -312.5 15.625 15.625], 'FaceColor',[1 1 1]);
rectangle('Position',[312.5 -265.625 15.625 15.625], 'FaceColor',[0 0 0]);
rectangle('Position',[328.125 -265.625 15.625 15.625], 'FaceColor',[1 1 1]);
rectangle('Position',[312.5 -281.25 15.625 15.625], 'FaceColor',[1 1 1]);
rectangle('Position',[328.125 -281.25 15.625 15.625], 'FaceColor',[1 1 1]);
rectangle('Position',[250 -328.125 15.625 15.625], 'FaceColor',[0 0 0]);
rectangle('Position',[265.625 -328.125 15.625 15.625], 'FaceColor',[0 0 0]);
rectangle('Position',[250 -343.75 15.625 15.625], 'FaceColor',[1 1 1]);
rectangle('Position',[265.625 -343.75 15.625 15.625], 'FaceColor',[1 1 1]);
rectangle('Position',[281.25 -328.125 15.625 15.625], 'FaceColor',[0 0 0]);
rectangle('Position',[296.875 -328.125 15.625 15.625], 'FaceColor',[1 1 1]);
rectangle('Position',[281.25 -343.75 15.625 15.625], 'FaceColor',[1 1 1]);
rectangle('Position',[296.875 -343.75 15.625 15.625], 'FaceColor',[1 1 1]);
rectangle('Position',[437.5 -265.625 15.625 15.625], 'FaceColor',[1 1 1]);
rectangle('Position',[453.125 -265.625 15.625 15.625], 'FaceColor',[0 0 0]);
rectangle('Position',[437.5 -281.25 15.625 15.625], 'FaceColor',[1 1 1]);
rectangle('Position',[453.125 -281.25 15.625 15.625], 'FaceColor',[0 0 0]);
rectangle('Position',[468.75 -296.875 15.625 15.625], 'FaceColor',[1 1 1]);
rectangle('Position',[484.375 -296.875 15.625 15.625], 'FaceColor',[0 0 0]);
rectangle('Position',[468.75 -312.5 15.625 15.625], 'FaceColor',[1 1 1]);
rectangle('Position',[484.375 -312.5 15.625 15.625], 'FaceColor',[0 0 0]);
rectangle('Position',[468.75 -328.125 15.625 15.625], 'FaceColor',[1 1 1]);
rectangle('Position',[484.375 -328.125 15.625 15.625], 'FaceColor',[0 0 0]);
rectangle('Position',[468.75 -343.75 15.625 15.625], 'FaceColor',[1 1 1]);
rectangle('Position',[484.375 -343.75 15.625 15.625], 'FaceColor',[0 0 0]);
rectangle('Position',[250 -390.625 15.625 15.625], 'FaceColor',[0 0 0]);
rectangle('Position',[265.625 -390.625 15.625 15.625], 'FaceColor',[0 0 0]);
rectangle('Position',[250 -406.25 15.625 15.625], 'FaceColor',[1 1 1]);
rectangle('Position',[265.625 -406.25 15.625 15.625], 'FaceColor',[0 0 0]);
rectangle('Position',[250 -421.875 15.625 15.625], 'FaceColor',[1 1 1]);
rectangle('Position',[265.625 -421.875 15.625 15.625], 'FaceColor',[0 0 0]);
rectangle('Position',[250 -437.5 15.625 15.625], 'FaceColor',[1 1 1]);
rectangle('Position',[265.625 -437.5 15.625 15.625], 'FaceColor',[0 0 0]);
rectangle('Position',[312.5 -421.875 15.625 15.625], 'FaceColor',[1 1 1]);
rectangle('Position',[328.125 -421.875 15.625 15.625], 'FaceColor',[1 1 1]);
rectangle('Position',[312.5 -437.5 15.625 15.625], 'FaceColor',[0 0 0]);
rectangle('Position',[328.125 -437.5 15.625 15.625], 'FaceColor',[0 0 0]);
rectangle('Position',[343.75 -421.875 15.625 15.625], 'FaceColor',[1 1 1]);
rectangle('Position',[359.375 -421.875 15.625 15.625], 'FaceColor',[1 1 1]);
rectangle('Position',[343.75 -437.5 15.625 15.625], 'FaceColor',[0 0 0]);
rectangle('Position',[359.375 -437.5 15.625 15.625], 'FaceColor',[1 1 1]);
rectangle('Position',[250 -453.125 15.625 15.625], 'FaceColor',[1 1 1]);
rectangle('Position',[265.625 -453.125 15.625 15.625], 'FaceColor',[0 0 0]);
rectangle('Position',[250 -468.75 15.625 15.625], 'FaceColor',[1 1 1]);
rectangle('Position',[265.625 -468.75 15.625 15.625], 'FaceColor',[0 0 0]);
rectangle('Position',[250 -484.375 15.625 15.625], 'FaceColor',[1 1 1]);
rectangle('Position',[265.625 -484.375 15.625 15.625], 'FaceColor',[0 0 0]);
rectangle('Position',[250 -500 15.625 15.625], 'FaceColor',[0 0 0]);
rectangle('Position',[265.625 -500 15.625 15.625], 'FaceColor',[0 0 0]);
rectangle('Position',[312.5 -453.125 15.625 15.625], 'FaceColor',[0 0 0]);
rectangle('Position',[328.125 -453.125 15.625 15.625], 'FaceColor',[0 0 0]);
rectangle('Position',[312.5 -468.75 15.625 15.625], 'FaceColor',[1 1 1]);
rectangle('Position',[328.125 -468.75 15.625 15.625], 'FaceColor',[1 1 1]);
rectangle('Position',[343.75 -453.125 15.625 15.625], 'FaceColor',[0 0 0]);
rectangle('Position',[359.375 -453.125 15.625 15.625], 'FaceColor',[1 1 1]);
rectangle('Position',[343.75 -468.75 15.625 15.625], 'FaceColor',[1 1 1]);
rectangle('Position',[359.375 -468.75 15.625 15.625], 'FaceColor',[1 1 1]);
rectangle('Position',[312.5 -484.375 15.625 15.625], 'FaceColor',[1 1 1]);
rectangle('Position',[328.125 -484.375 15.625 15.625], 'FaceColor',[1 1 1]);
rectangle('Position',[312.5 -500 15.625 15.625], 'FaceColor',[0 0 0]);
rectangle('Position',[328.125 -500 15.625 15.625], 'FaceColor',[0 0 0]);
rectangle('Position',[343.75 -484.375 15.625 15.625], 'FaceColor',[1 1 1]);
rectangle('Position',[359.375 -484.375 15.625 15.625], 'FaceColor',[1 1 1]);
rectangle('Position',[343.75 -500 15.625 15.625], 'FaceColor',[0 0 0]);
rectangle('Position',[359.375 -500 15.625 15.625], 'FaceColor',[0 0 0]);
rectangle('Position',[375 -390.625 15.625 15.625], 'FaceColor',[0 0 0]);
rectangle('Position',[390.625 -390.625 15.625 15.625], 'FaceColor',[0 0 0]);
rectangle('Position',[375 -406.25 15.625 15.625], 'FaceColor',[1 1 1]);
rectangle('Position',[390.625 -406.25 15.625 15.625], 'FaceColor',[1 1 1]);
rectangle('Position',[437.5 -390.625 15.625 15.625], 'FaceColor',[0 0 0]);
rectangle('Position',[453.125 -390.625 15.625 15.625], 'FaceColor',[0 0 0]);
rectangle('Position',[437.5 -406.25 15.625 15.625], 'FaceColor',[1 1 1]);
rectangle('Position',[453.125 -406.25 15.625 15.625], 'FaceColor',[1 1 1]);
rectangle('Position',[468.75 -390.625 15.625 15.625], 'FaceColor',[0 0 0]);
rectangle('Position',[484.375 -390.625 15.625 15.625], 'FaceColor',[0 0 0]);
rectangle('Position',[468.75 -406.25 15.625 15.625], 'FaceColor',[1 1 1]);
rectangle('Position',[484.375 -406.25 15.625 15.625], 'FaceColor',[0 0 0]);
rectangle('Position',[468.75 -421.875 15.625 15.625], 'FaceColor',[1 1 1]);
rectangle('Position',[484.375 -421.875 15.625 15.625], 'FaceColor',[0 0 0]);
rectangle('Position',[468.75 -437.5 15.625 15.625], 'FaceColor',[1 1 1]);
rectangle('Position',[484.375 -437.5 15.625 15.625], 'FaceColor',[0 0 0]);
rectangle('Position',[406.25 -453.125 15.625 15.625], 'FaceColor',[0 0 0]);
rectangle('Position',[421.875 -453.125 15.625 15.625], 'FaceColor',[0 0 0]);
rectangle('Position',[406.25 -468.75 15.625 15.625], 'FaceColor',[1 1 1]);
rectangle('Position',[421.875 -468.75 15.625 15.625], 'FaceColor',[1 1 1]);
rectangle('Position',[375 -484.375 15.625 15.625], 'FaceColor',[1 1 1]);
rectangle('Position',[390.625 -484.375 15.625 15.625], 'FaceColor',[1 1 1]);
rectangle('Position',[375 -500 15.625 15.625], 'FaceColor',[0 0 0]);
rectangle('Position',[390.625 -500 15.625 15.625], 'FaceColor',[0 0 0]);
rectangle('Position',[406.25 -484.375 15.625 15.625], 'FaceColor',[1 1 1]);
rectangle('Position',[421.875 -484.375 15.625 15.625], 'FaceColor',[1 1 1]);
rectangle('Position',[406.25 -500 15.625 15.625], 'FaceColor',[0 0 0]);
rectangle('Position',[421.875 -500 15.625 15.625], 'FaceColor',[0 0 0]);
rectangle('Position',[468.75 -453.125 15.625 15.625], 'FaceColor',[1 1 1]);
rectangle('Position',[484.375 -453.125 15.625 15.625], 'FaceColor',[0 0 0]);
rectangle('Position',[468.75 -468.75 15.625 15.625], 'FaceColor',[1 1 1]);
rectangle('Position',[484.375 -468.75 15.625 15.625], 'FaceColor',[0 0 0]);
rectangle('Position',[437.5 -484.375 15.625 15.625], 'FaceColor',[1 1 1]);
rectangle('Position',[453.125 -484.375 15.625 15.625], 'FaceColor',[1 1 1]);
rectangle('Position',[437.5 -500 15.625 15.625], 'FaceColor',[0 0 0]);
rectangle('Position',[453.125 -500 15.625 15.625], 'FaceColor',[0 0 0]);
rectangle('Position',[468.75 -484.375 15.625 15.625], 'FaceColor',[1 1 1]);
rectangle('Position',[484.375 -484.375 15.625 15.625], 'FaceColor',[0 0 0]);
rectangle('Position',[468.75 -500 15.625 15.625], 'FaceColor',[0 0 0]);
rectangle('Position',[484.375 -500 15.625 15.625], 'FaceColor',[0 0 0]);
X=[466.667,453.125,453.125,429.688,414.062,398.438,382.812,382.812,398.438,414.062,429.688,429.688,429.688,414.062,390.625,359.375,328.125,304.688,289.062,273.438,257.812,234.375,203.125,234.375,203.125,171.875,140.625,109.375,78.125,85.9375,85.9375,85.9375,85.9375,78.125,46.875,33.3333];
Y=[-33.3333,-46.875,-78.125,-101.562,-101.562,-101.562,-117.188,-132.812,-148.438,-148.438,-164.062,-179.688,-195.312,-210.938,-234.375,-265.625,-296.875,-320.312,-335.938,-335.938,-335.938,-328.125,-328.125,-296.875,-265.625,-234.375,-203.125,-171.875,-140.625,-117.188,-101.562,-85.9375,-70.3125,-46.875,-46.875,-33.3333];
hold on;
plot(X,Y,'r');
plot(X,Y,'bo');
legend('1743.24','Location','southoutside');
